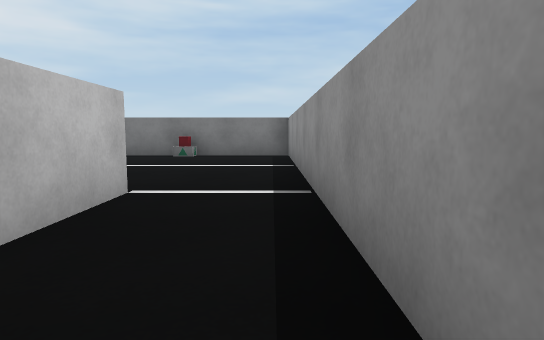
View 1 (above)

23 first-person views from a walk through a robot-simulator world made for Webots. The camera is 0.12 m above the floor, tilts 6° down and sees 75° across. The floor is counted in squares, 0.2 m on a side. Each view is taken from the middle of a square. On the plan, view 1 faces up. The plan holds only what a view shows up to about 10 squares ahead; the rest is blank. The place goes on beyond the plan. The robots in the file are not drawn. Webots' stock objects and surfaces are drawn as simple stand-ins.

View 2
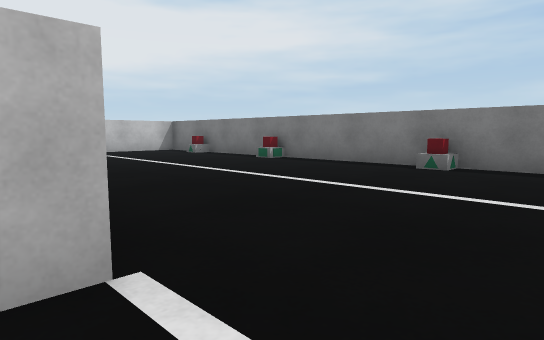

View 3
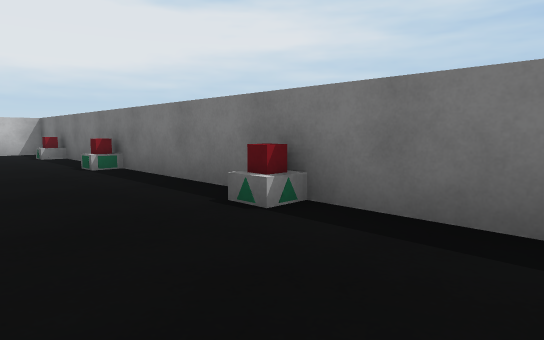

View 4
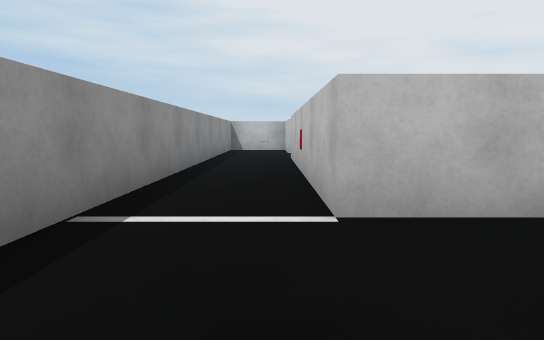

View 5
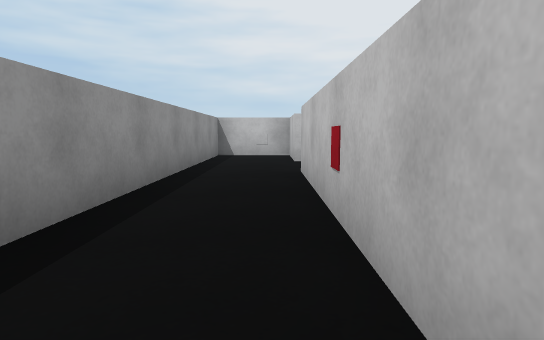

View 6
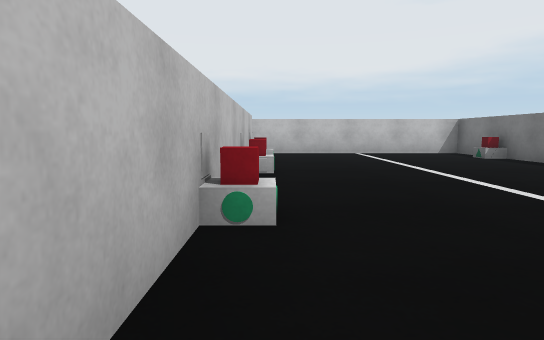

View 7
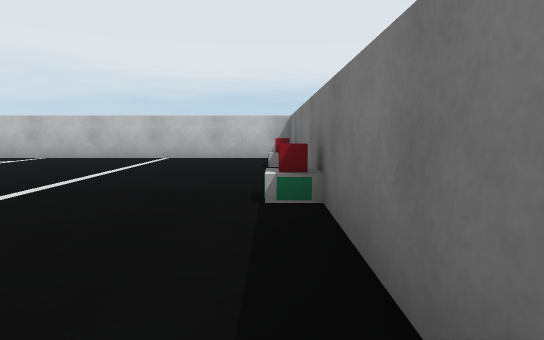

View 8
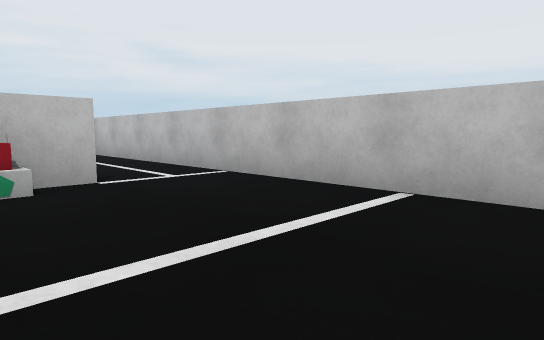

View 9
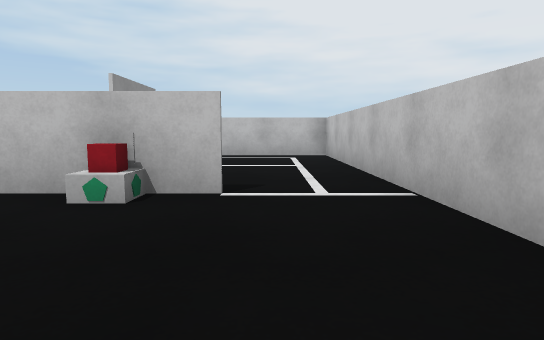

View 10
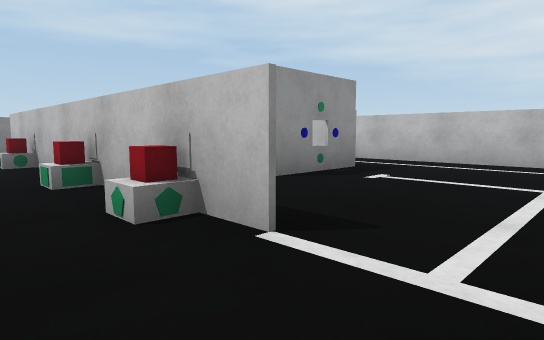

View 11
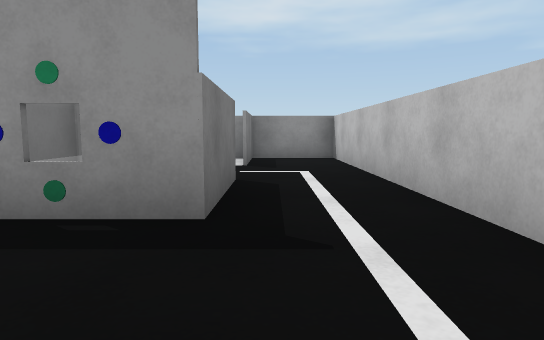

View 12
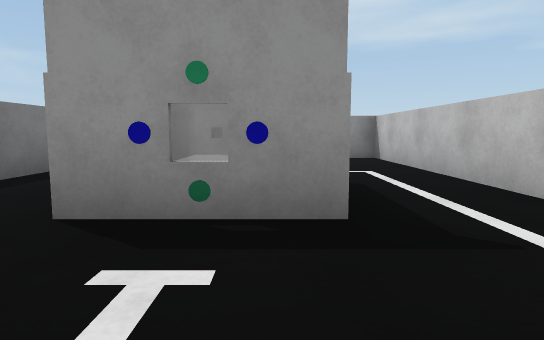

View 13
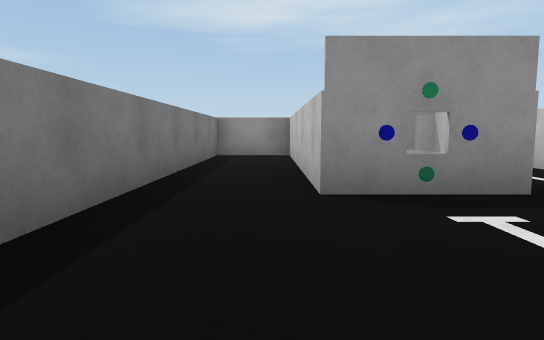

View 14
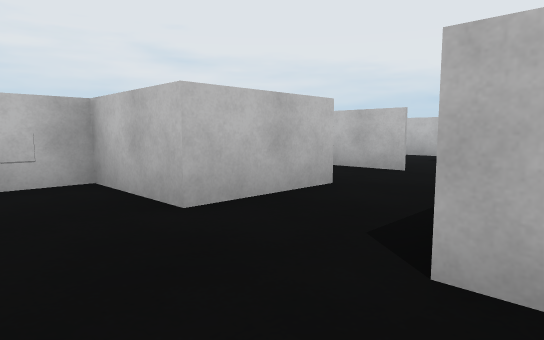

View 15
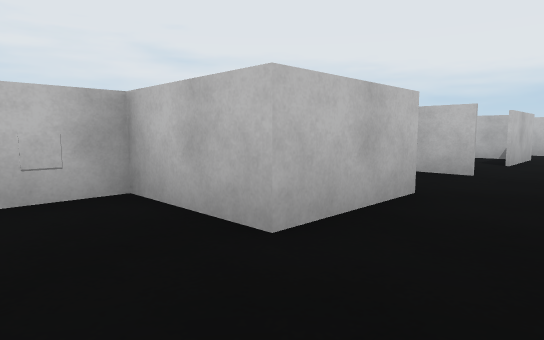

View 16
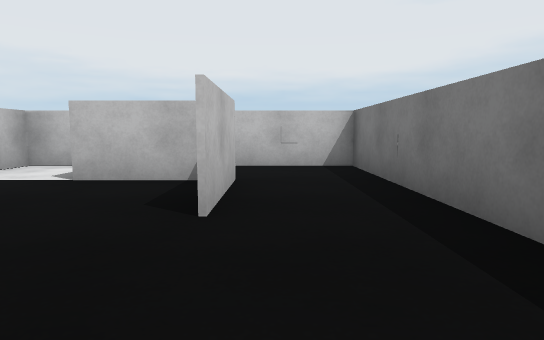

View 17
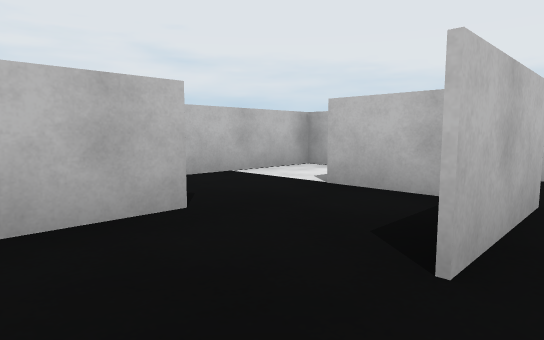

View 18
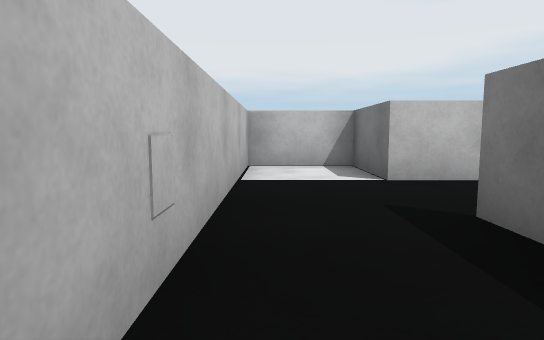

View 19
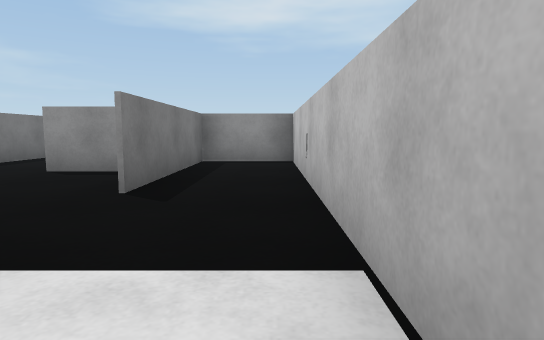

View 20
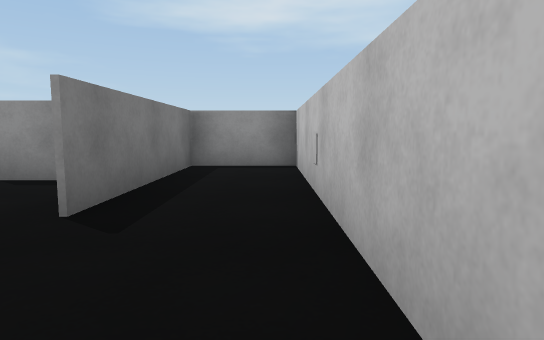

View 21
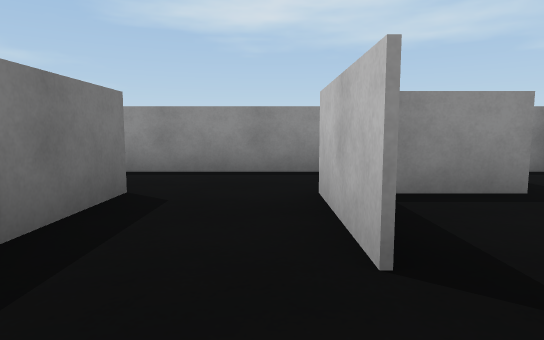

View 22
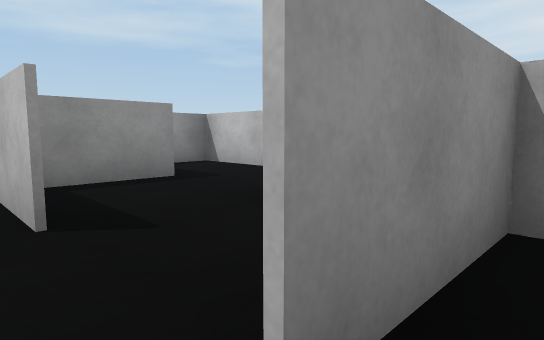

View 23
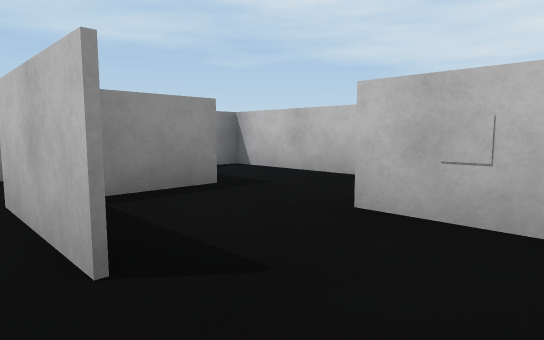

### Floor plan
Points are (right, up) in squares from view 1. A wall is a line through its corners. A room is listed if a view was taken in it or the views show most of it. See-through windows are left out.
Room 1 (views 1, 2, 3, 4, 5, 6, 7, 8, 9, 10, 14, 15)
walls: (-3.2, 4.1) (-3.2, 3.5); (-9.6, 3.5) (-1.5, 3.5) (-1.5, -2.5) (-4, -2.5); (-3.6, -4.5) (-1.5, -4.5) (-1.5, -6.5) (0.5, -6.5); (0.4, -6.9) (0.4, 9.4) (-11.4, 9.4) (-11.4, 4.5)
low walls: (-6.8, 4) (-6.4, 4); (-2.1, 9.5) (-2.1, 9.1) (-2.5, 9.1); (-8.8, 4) (-8.3, 4); (-6.1, 9.5) (-6.1, 9.1) (-6.5, 9.1); (-9.2, 9.5) (-9.2, 9.1) (-9.8, 9.1); (-9.5, 9.4) (-9.5, 8.9)
ways out: opening at (-10.5, 4) to room 3; opening at (-2.5, -4) to room 4
Room 2 (view 11)
walls: (-5.4, -0.5) (-7.6, -0.5); (-11.4, -0.5) (-11.4, -2.9); (-11.5, -2.5) (-1.5, -2.5) (-1.5, -0.1); (-1.5, -0.5) (-3.5, -0.5)
ways out: opening at (-9.5, 0.5) to room 3
Room 3 (views 12, 13)
walls: (-8.8, 3.5) (-8.8, 4); (-7.6, -0.5) (-7.6, 1.5) (-1.5, 1.5) (-1.5, 3.5) (-9.1, 3.5); (-11.4, 4.5) (-11.4, -0.5)
ways out: opening at (-10.5, 4) to room 1; opening at (-9.5, 0.5) to room 2
Room 4 (views 16, 21, 23)
walls: (-5.5, -4.4) (-5.5, -5.9); (-6, -6.5) (-3.4, -6.5); (-1.5, -6.6) (-1.5, -4.9)
ways out: opening at (-2.5, -4) to room 1; opening at (-6, -4) to room 5; opening at (-3, -7) to room 7
Room 5 (views 17, 22)
walls: (-9.6, -4.5) (-7.5, -4.5); (-11.4, -2.9) (-11.4, -4.9); (-6.8, -2.5) (-11.5, -2.5); (-5.5, -5.5) (-5.5, -4.5)
ways out: opening at (-6, -4) to room 4; opening at (-7, -5) to room 6
Room 6 (views 18, 19, 20)
walls: (-5.5, -6.5) (-5.5, -5.5); (-9.5, -4.9) (-9.5, -6.5) (-11.4, -6.5) (-11.4, -8.4) (-4, -8.4); (-3.5, -8.5) (-3.5, -6.5) (-7.6, -6.5) (-6, -6.5)
ways out: opening at (-7, -5) to room 5
Room 7 (no view inside)
walls: (-4, -8.4) (0.4, -8.4) (0.4, -6.9)
ways out: opening at (-3, -7) to room 4

Positions as (right, up) in squares from view 1, and headings:
1: (0, 0), facing up
2: (0, 3), facing up-left
3: (0, 7), facing up-left
4: (-1, 6), facing down
5: (-1, 3), facing down
6: (-1, 4), facing left
7: (-3, 9), facing left
8: (-8, 8), facing down-left
9: (-10, 7), facing down
10: (-11, 5), facing down-right
11: (-10, -1), facing right
12: (-10, 0), facing right
13: (-11, 2), facing right
14: (0, -2), facing down-left
15: (0, -3), facing down-left
16: (-5, -4), facing left
17: (-6, -4), facing down-left
18: (-5, -8), facing left
19: (-11, -8), facing right
20: (-10, -8), facing right
21: (-5, -4), facing right
22: (-6, -4), facing down-right
23: (-5, -4), facing down-right
